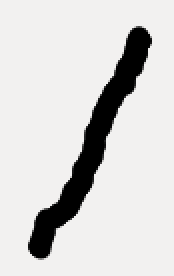
#> input picture resources/separators/sep1.png, 87 x 138 px (shown 2 times larger)
$ python -i core.py   (imports and definitions only)
#> lines starting #> are read from the running program, lines starting #| are printed output that depends on the picture; after the words box and inside, x2 and y2 are one past the last pixel; in counts of white or black regions, pixels touching at a corner belong together
# -*-coding: utf-8 -
'''
    @author: MD. Nazmuddoha Ansary
'''
#--------------------
# imports
#--------------------
import os
import pandas as pd
import random
import cv2
import numpy as np
import math

from shapely import geometry
from scipy import spatial
from tqdm import tqdm
from glob import glob
# [1 line not run here, left out]
#--------------------
# config for data gen
#--------------------
class CONFIG:
    # number of lines per image
    MIN_NUM_LINES   =   1
    MAX_NUM_LINES   =   7
    # number of words per line
    MIN_NUM_WORDS   =   1
    MAX_NUM_WORDS   =   5
    # word lenght
    MIN_WORD_LEN    =   1
    MAX_WORD_LEN    =   8
    # num lenght
    MIN_NUM_LEN     =   1
    MAX_NUM_LEN     =   4
    # char height
    SYM_HEIGHTS     =   [32+i for i in range(0,64,8)]
    SYM_HEIGHT      =   32
    DATA_DIM        =   512

    # csv paths for datset core elements
    GRAPHEME_CSV    =   os.path.join(os.getcwd(),"resources","graphemes.csv")
    NUMBER_CSV      =   os.path.join(os.getcwd(),"resources","numbers.csv")
    # separator paths
    SEPARATORS      =   [_path for _path in glob(os.path.join(os.getcwd(),"resources","separators","*.*"))]
    # margin space
    VERT_MIN_SPACE  =   30
    VERT_MAX_SPACE  =   100
    HORZ_MIN_SPACE  =   60
    HORZ_MAX_SPACE  =   100
    # wrapping
    MAX_WARP_PERC   =   20
    # rotation
    MAX_ROTATION    =   40
# data frames
num_df  =   pd.read_csv(CONFIG.NUMBER_CSV)
#> (reads resources/numbers.csv from the repository)
# [1 line that did not run here, left out]
#-------------------
# global ops
#-------------------
def get_gaussian_heatmap(size=512, distanceRatio=1.5):
    '''
        creates a gaussian heatmap
        This is a fixed operation to create heatmaps
    '''
    # distrivute values
    v = np.abs(np.linspace(-size / 2, size / 2, num=size))
    # create a value mesh grid
    x, y = np.meshgrid(v, v)
    # spreading heatmap
    g = np.sqrt(x**2 + y**2)
    g *= distanceRatio / (size / 2)
    g = np.exp(-(1 / 2) * (g**2))
    g *= 255
    return g.clip(0, 255).astype('uint8')
# fixed heatmap
heatmap_text=get_gaussian_heatmap(size=CONFIG.DATA_DIM,distanceRatio=2.5)
heatmap_link=get_gaussian_heatmap(size=CONFIG.DATA_DIM,distanceRatio=1.5)

#--------------------
# helpers
#--------------------
#--------------------------------------------------------------------------------------------
def stripPads(arr,
              val):
    '''
        strip specific value
        args:
            arr :   the numpy array (2d)
            val :   the value to strip
        returns:
            the clean array
    '''
    # x-axis
    arr=arr[~np.all(arr == val, axis=1)]
    # y-axis
    arr=arr[:, ~np.all(arr == val, axis=0)]
    return arr


#--------------------
# image ops Pure
#--------------------
#--------------------------------------------------------------------------------------------
def getSymImg(img_path,Type=None):
    '''
        cleans and resizes the image after stripping
        args:
            img         :   numpy array grayscale image
        returns:
            resized clean image
    '''
#> called with img_path = '../resources/separators/sep1.png'
    img=cv2.imread(img_path,0)
#> img: shape (138, 87); min 0, max 241, mean 211.5
    # inversion check for numbers
    if Type=="num":
        basename=os.path.basename(img_path)
        if "e" in basename:
            img=255-img
    # Otsu's thresholding after Gaussian filtering
    blur = cv2.GaussianBlur(img,(5,5),0)
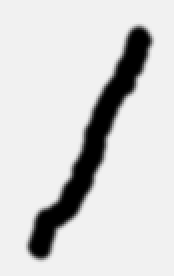
#> blur: shape (138, 87) (shown 2 times larger); min 0, max 241, mean 211.5
    _,img = cv2.threshold(blur,0,255,cv2.THRESH_BINARY+cv2.THRESH_OTSU)
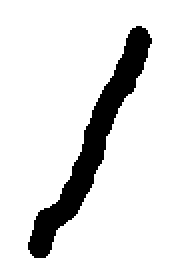
#> img: shape (138, 87) (shown 2 times larger); 87.6% white; 1 black region, box (x1, y1, x2, y2) and area: (14, 13, 76, 129) 1491
    # strip
    img=stripPads(arr=img,val=255)
#> in stripPads, `arr=arr[~np.all(arr == val, axis=1)]`:
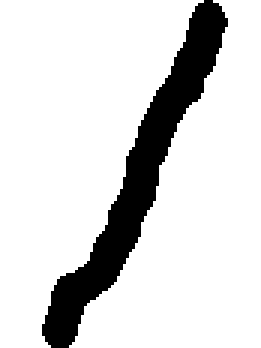
#> arr: shape (116, 87) (shown 3 times larger); 85.2% white; 1 black region, box (x1, y1, x2, y2) and area: (14, 0, 76, 116) 1491
#> in stripPads, `arr=arr[:, ~np.all(arr == val, axis=0)]`:
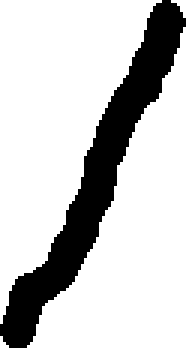
#> arr: shape (116, 62) (shown 3 times larger); 79.3% white; 1 black region, box (x1, y1, x2, y2) and area: (0, 0, 62, 116) 1491
    # resize to char dim
    h,w=img.shape
#> h = 116; w = 62
    img_width= int(CONFIG.SYM_HEIGHT* w/h)
#> img_width = 17
    img=cv2.resize(img,(img_width,CONFIG.SYM_HEIGHT),fx=0,fy=0, interpolation = cv2.INTER_NEAREST)
    # invert
    img=255-img
    return img

#--------------------
# image ops Synthetic
#--------------------
# [694 lines left out: functions createNumberImage, createDateImage, createWordImage, padLineLeftRight, createLabeledImage, warpLabeledData and 10 more, not called in this run]

>>> result = getSymImg('../resources/separators/sep1.png')
